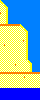

The image is a tile-based game level rendered from a .tmx file. Its description and complete source (layers, tilesets, objects, tile grids) follow:
An orthogonal 10x25 tile map with 4x4 px tiles, 1 tile layer (Capa de Patrones 1).

<map version="1.0" tiledversion="1.0.2" orientation="orthogonal" renderorder="right-down" width="10" height="25" tilewidth="4" tileheight="4" nextobjectid="1">
 <tileset firstgid="1" source="tilesetBeach.tsx" />
 <layer name="Capa de Patrones 1" width="10" height="25">
  <data encoding="csv">
6,10,10,10,10,10,10,10,10,10,
1,6,10,10,10,10,10,10,10,10,
1,16,10,10,10,10,10,10,10,10,
11,16,10,10,10,10,10,10,10,10,
1,16,10,10,10,10,10,10,10,10,
1,16,10,10,10,10,10,10,10,10,
2,2,2,2,2,6,10,10,10,10,
1,1,1,1,1,1,6,10,10,10,
1,1,1,1,1,1,16,10,10,10,
1,1,1,1,1,1,16,10,10,10,
1,1,1,1,1,12,16,10,10,10,
1,11,1,1,1,1,16,10,10,10,
1,1,1,1,1,1,16,10,10,10,
1,1,1,1,1,1,16,10,10,10,
1,1,1,1,1,1,16,10,10,10,
1,1,1,1,1,1,1,6,10,10,
1,1,1,12,1,1,1,16,10,10,
1,1,1,1,1,1,1,16,10,10,
2,2,2,2,2,2,2,2,2,2,
1,1,1,1,1,1,11,1,1,1,
1,1,1,1,1,1,1,1,1,1,
1,1,1,1,1,1,1,1,1,1,
5,5,5,5,5,5,5,5,5,5,
5,5,5,5,5,5,5,5,5,5,
5,5,5,5,5,5,5,5,5,5
</data>
 </layer>
</map>
